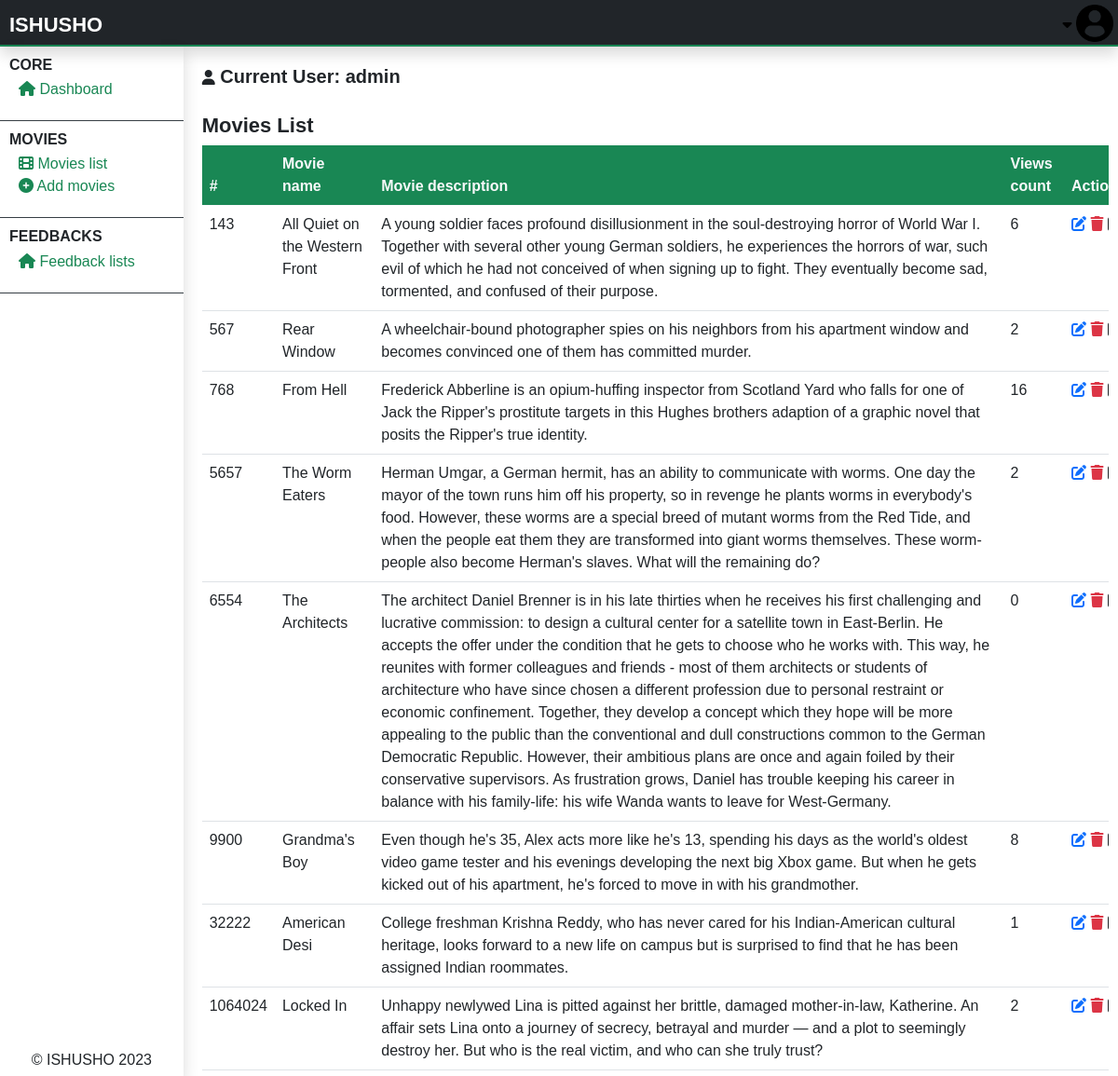
The app's page /admin/admin-movies-list.php (signed in) with its own data.
### tables this page shows
CREATE TABLE `movies` (
  `movie_id` varchar(255) NOT NULL,
  `movie_name` text NOT NULL,
  `movie_description` text NOT NULL,
  `movie_categories` text NOT NULL,
  `movie_poster` text NOT NULL,
  `movie_url` text NOT NULL,
  `url720` text NOT NULL,
  `url480` text NOT NULL,
  `release_date` varchar(255) NOT NULL,
  `addition_date` text NOT NULL,
  `added_by` int(11) NOT NULL
);

### admin/admin-movies-list.php (the view, shortened to what this page needs)
<?php
include("../php/global/server.php");
?>
<!DOCTYPE html>
<html lang="en">
<head>
    <?php
    include('../php/global/cdns.php');
    ?>
    <link rel="stylesheet" href="../styles/admin-main.css">
</head>
<body>
    <div class="main-container">
        <?php
        include("./php/header.php");
        ?>
        <section class="center-section">
            <?php
            include('./php/nav-left.php');
            ?>
            <div class="right-contents">
                <?php
                include("./php/acting-user.php");
                ?>
                <div class="all-interchange">
                    <h1>
                        Movies list
                    </h1>
                    <table class="table table-responsive table-hover">
                        <thead>
                            <tr class="bg-success text-light">
                                <th>
                                    #
                                </th>
                                <th>
                                    Movie name
                                </th>
                                <th>
                                    Movie description
                                </th>
                                <th>
                                    Views count
                                </th>
                                <th>
                                    Actions
                                </th>
                            </tr>
                        </thead>
                        <tbody>
                            <?php
                            $getMovies = mysqli_query($server, "SELECT * from
                                    movies ORDER BY CAST(movie_id AS UNSIGNED)
                                ");
                            ?>
                            <?php
                            while ($dataMovies = mysqli_fetch_array($getMovies)) {
                            ?>
                                <tr>
                                    <td>
                                        <?php echo $video = $dataMovies['movie_id']; ?>
                                    </td>
                                    <td>
                                        <?php echo $dataMovies['movie_name']; ?>
                                    </td>
                                    <td>
                                        <?php echo $dataMovies['movie_description']; ?>
                                    </td>
                                    <td>
                                        <?php
                                        $getMovieViewsCount = mysqli_query($server, "SELECT * from
                                                    movie_views WHERE movie = '$video'
                                                ");
                                        echo mysqli_num_rows($getMovieViewsCount);
                                        ?>
                                    </td>
                                    <td>
                                        <a href="admin-edit-movie.php?edit&v=<?php echo $video; ?>" class="">
                                            <i class="fa fa-edit text-primary"></i>
                                        </a>
                                        <a href="?delete&v=<?php echo $video; ?>" onclick="return confirm('Are you sure to delete?');">
                                            <i class="fa fa-trash text-danger"></i>
                                        </a>
                                    </td>
                                </tr>
                            <?php
                            }
                            ?>
                        </tbody>
                    </table>
                </div>
            </div>
        </section>
    </div>
</body>
</html>

### styles/admin-main.css (style rules this page uses)
* { font-family: 'Gill Sans', 'Gill Sans MT', Calibri, 'Trebuchet MS', sans-serif; margin: 0; padding: 0; text-decoration: none; font-size: 16px; }
a { text-decoration: none; }
body { width: 100vw; overflow: hidden; }
.main-container { overflow: hidden; width: 100vw; height: 100vh; }
.main-container .center-section { display: flex; flex-direction: row; height: calc(100vh - 50px); }
.main-container .center-section .right-contents { margin: 10px; height: calc(100vh - 50px); width: calc(100vw - 200px); overflow: auto; }
.main-container .center-section .right-contents .all-interchange { margin: 10px; width: 1000px; }
.main-container .center-section .right-contents .all-interchange h1 { font-size: 22px; color: #212529; font-weight: bold; text-transform: capitalize; }
.main-container .center-section .right-contents .all-interchange table thead tr { position: sticky; top: 0px; }

### records on screen
movies: movie_id "143", movie_name "All Quiet on the Western Front", movie_description "A young soldier faces profound disillusionment in the soul-destroying horror of World War I. Together with several other young German soldiers, he experiences the horrors of war, such evil of which he had not conceived of when signing up to fight. They eventually become sad, tormented, and confused of their purpose.", mysqli_num_rows($getMovieViewsCount) "6"
movies: movie_id "567", movie_name "Rear Window", movie_description "A wheelchair-bound photographer spies on his neighbors from his apartment window and becomes convinced one of them has committed murder.", mysqli_num_rows($getMovieViewsCount) "2"
movies: movie_id "768", movie_name "From Hell", movie_description "Frederick Abberline is an opium-huffing inspector from Scotland Yard who falls for one of Jack the Ripper's prostitute targets in this Hughes brothers adaption of a graphic novel that posits the Ripper's true identity.", mysqli_num_rows($getMovieViewsCount) "16"
movies: movie_id "5657", movie_name "The Worm Eaters", movie_description "Herman Umgar, a German hermit, has an ability to communicate with worms. One day the mayor of the town runs him off his property, so in revenge he plants worms in everybody's food. However, these worms are a special breed of mutant worms from the Red Tide, and when the people eat them they are transformed into giant worms themselves. These worm-people also become Herman's slaves. What will the remaining do?", mysqli_num_rows($getMovieViewsCount) "2"
movies: movie_id "6554", movie_name "The Architects", movie_description "The architect Daniel Brenner is in his late thirties when he receives his first challenging and lucrative commission: to design a cultural center for a satellite town in East-Berlin. He accepts the offer under the condition that he gets to choose who he works with. This way, he reunites with former colleagues and friends - most of them architects or students of architecture who have since chosen a different profession due to personal restraint or economic confinement. Together, they develop a concept which they hope will be more appealing to the public than the conventional and dull constructions common to the German Democratic Republic. However, their ambitious plans are once and again…", mysqli_num_rows($getMovieViewsCount) "0"
movies: movie_id "9900", movie_name "Grandma's Boy", movie_description "Even though he's 35, Alex acts more like he's 13, spending his days as the world's oldest video game tester and his evenings developing the next big Xbox game. But when he gets kicked out of his apartment, he's forced to move in with his grandmother.", mysqli_num_rows($getMovieViewsCount) "8"
movies: movie_id "32222", movie_name "American Desi", movie_description "College freshman Krishna Reddy, who has never cared for his Indian-American cultural heritage, looks forward to a new life on campus but is surprised to find that he has been assigned Indian roommates.", mysqli_num_rows($getMovieViewsCount) "1"
movies: movie_id "1064024", movie_name "Locked In", movie_description "Unhappy newlywed Lina is pitted against her brittle, damaged mother-in-law, Katherine. An affair sets Lina onto a journey of secrecy, betrayal and murder — and a plot to seemingly destroy her. But who is the real victim, and who can she truly trust?", mysqli_num_rows($getMovieViewsCount) "2"

### other values on screen
$actingAdminUN "admin"
